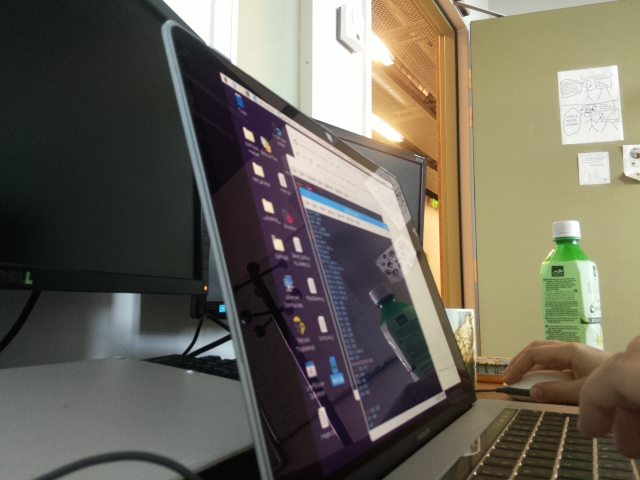
#> input picture test_photos/result.jpg, 640 x 480 px, found by its file name
$ python photos1.py
#> lines starting #> are read from the running program, lines starting #| are printed output that depends on the picture; after the words box and inside, x2 and y2 are one past the last pixel; in counts of white or black regions, pixels touching at a corner belong together
import numpy as np
import argparse
import cv2
from matplotlib import pyplot as plt
import time
start_time = time.time()

image = cv2.imread('photos/result.jpg')
#> image is the input picture: shape (480, 640, 3); mean B, G, R 89.8, 102.8, 107.2

cv2.imshow("Images", image)
cv2.waitKey(0)

# Equalizing the histogramm
def equalize_hist(img):
    img_yuv = cv2.cvtColor(img, cv2.COLOR_BGR2YUV)
#> img_yuv: shape (480, 640, 3); mean of channels 0, 1, 2 102.6, 121.7, 131.9
    img_yuv[:,:,0] = cv2.equalizeHist(img_yuv[:,:,0])
#> img_yuv: shape (480, 640, 3); mean of channels 0, 1, 2 128.4, 121.7, 131.9
    img_output = cv2.cvtColor(img_yuv, cv2.COLOR_YUV2BGR)
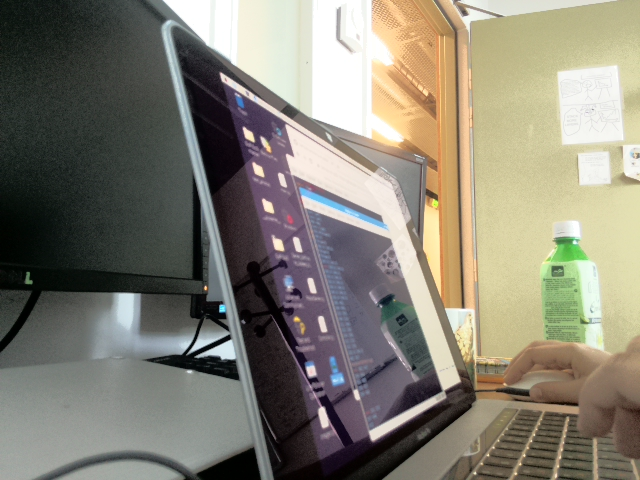
#> img_output: shape (480, 640, 3); mean B, G, R 115.5, 128.6, 132.8
    return img

image = equalize_hist(image)

# FInding binary regions of red
hsv = cv2.cvtColor(image, cv2.COLOR_BGR2HSV)
#> hsv: shape (480, 640, 3); mean H, S, V 60.3, 60.7, 111.4

mask1 = cv2.inRange(hsv, (0,50,20), (5,255,255))
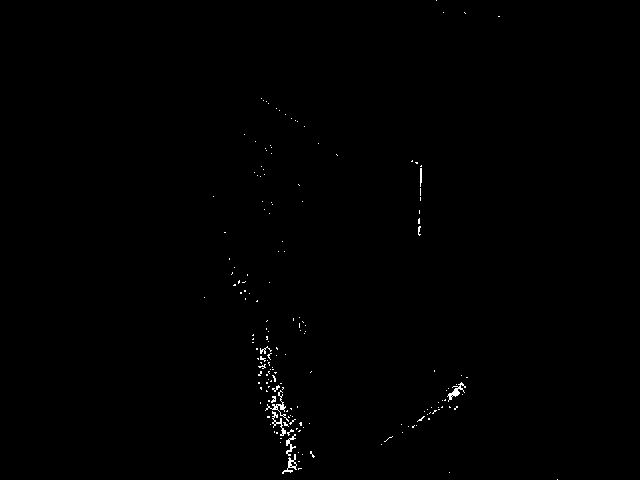
#> mask1: shape (480, 640); 0.37% white in thin lines or dots, all inside (x1, y1, x2, y2) = (204, 0, 558, 480)
mask2 = cv2.inRange(hsv, (175,50,20), (180,255,255))
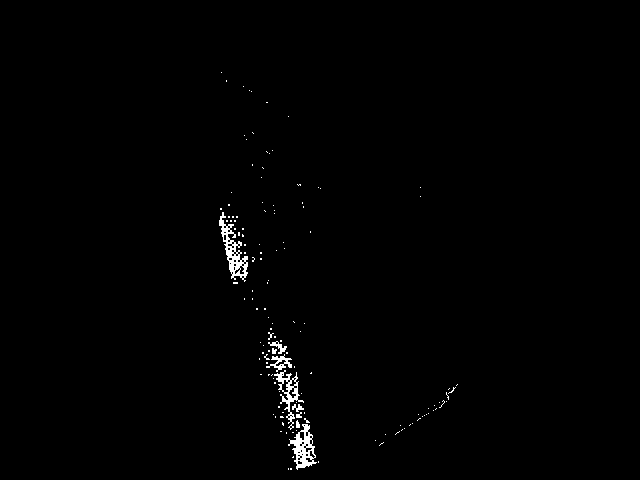
#> mask2: shape (480, 640); 0.79% white; 137 white regions (128 under 20 px), largest, box (x1, y1, x2, y2) and area: (219, 212, 248, 282) 652, (288, 424, 317, 470) 575, (274, 370, 304, 430) 452
mask = cv2.bitwise_or(mask1, mask2 ) # Important
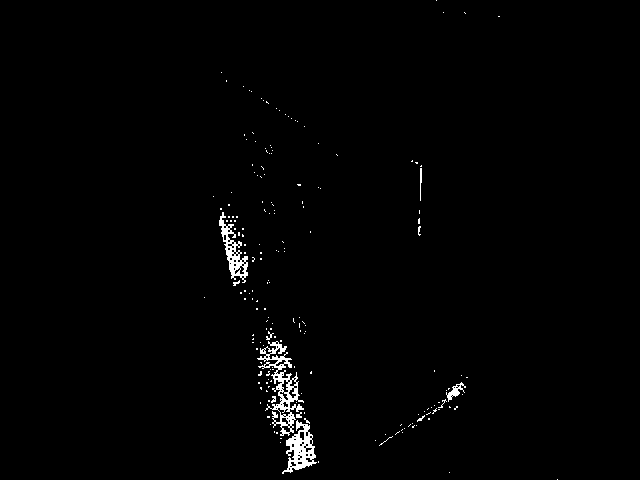
#> mask: shape (480, 640); 1.2% white; 188 white regions (178 under 20 px), largest, box (x1, y1, x2, y2) and area: (257, 341, 304, 436) 1262, (282, 420, 317, 474) 822, (219, 212, 248, 283) 666

cv2.imshow("output", mask)
cv2.waitKey(0)

kernel = np.ones((5,5),np.uint8)
mask = cv2.erode(mask,kernel,iterations = 1)
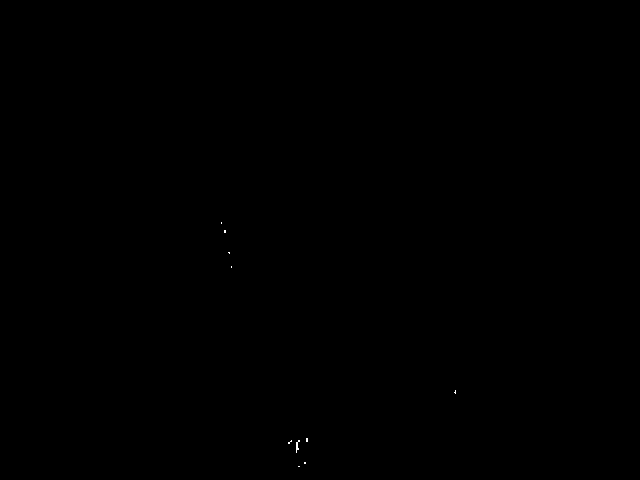
#> mask: shape (480, 640); 0.02% white in thin lines or dots, all inside (x1, y1, x2, y2) = (221, 222, 456, 467)

cv2.imshow("output", mask)
cv2.waitKey(0)

# Find the biggest red region
(cnts, _) = cv2.findContours(mask.copy(), cv2.RETR_LIST, cv2.CHAIN_APPROX_SIMPLE)
#> cnts = 10 contours, all with area under 20

cX = 320
cY = 240

try:
    for cnt in cnts:
        if cv2.contourArea(cnt)<50: # Don't count the noise
            pass
        else:
            c = max(cnts, key = cv2.contourArea)
            res = np.mean(c, axis=0)
            res = res[0]
            cX = int(round(res[0]))
            cY = int(round(res[1]))
#> this loop made 10 passes
#> cnt on passes 1, 2, 5, 6, 7, 8, 9, 10: [[298, 466], [299, 466]], [[304, 462], [304, 463], [305, 463], [305, 462]], [[306, 438], [306, 441], [307, 441], [307, 438]], [[455, 390], [455, 391], [454, 392], [455, 393]], [[231, 266], [231, 267]], [[228, 252], [229, 253], [229, 252]], [[224, 230], [224, 232], [225, 232], [225, 230]], [[221, 222], [221, 223]]
except ValueError:
      cX = 320
      cY = 240

cv2.circle(image, (cX, cY), 5, (255, 255, 255), -1)
#> image: shape (480, 640, 3); 0.03% of pixels changed, all inside (x1, y1, x2, y2) = (315, 235, 326, 246)
cv2.putText(image, "centroid", (cX - 25, cY - 25),cv2.FONT_HERSHEY_SIMPLEX, 0.6, (255, 255, 255), 1)
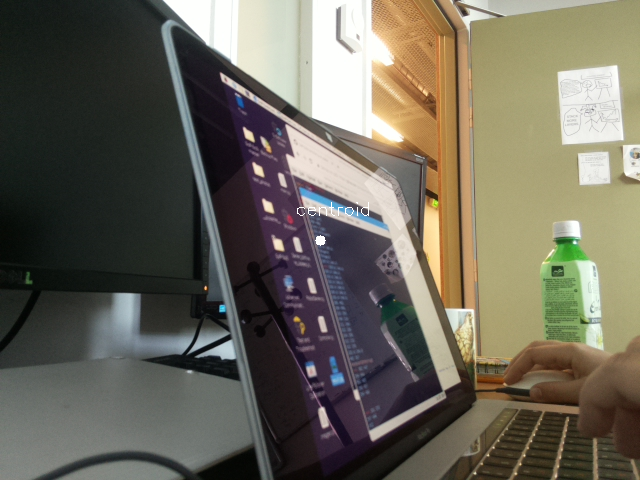
#> image: shape (480, 640, 3); mean B, G, R 89.8, 102.9, 107.3

cv2.imshow("Result", image)
cv2.waitKey(0)

print("--- %s seconds ---" % (time.time() - start_time))
